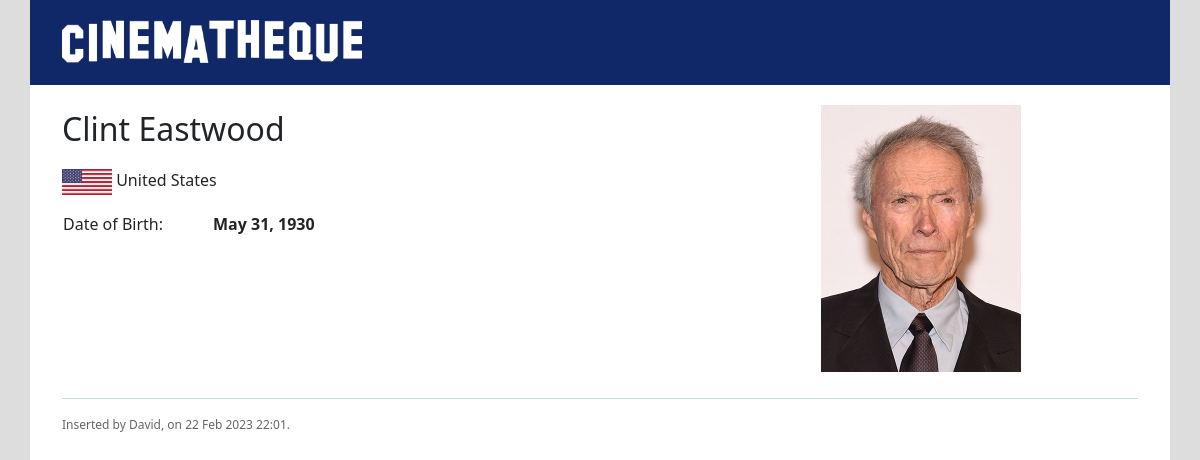
Page /persondata/2/ on the earlier database version.
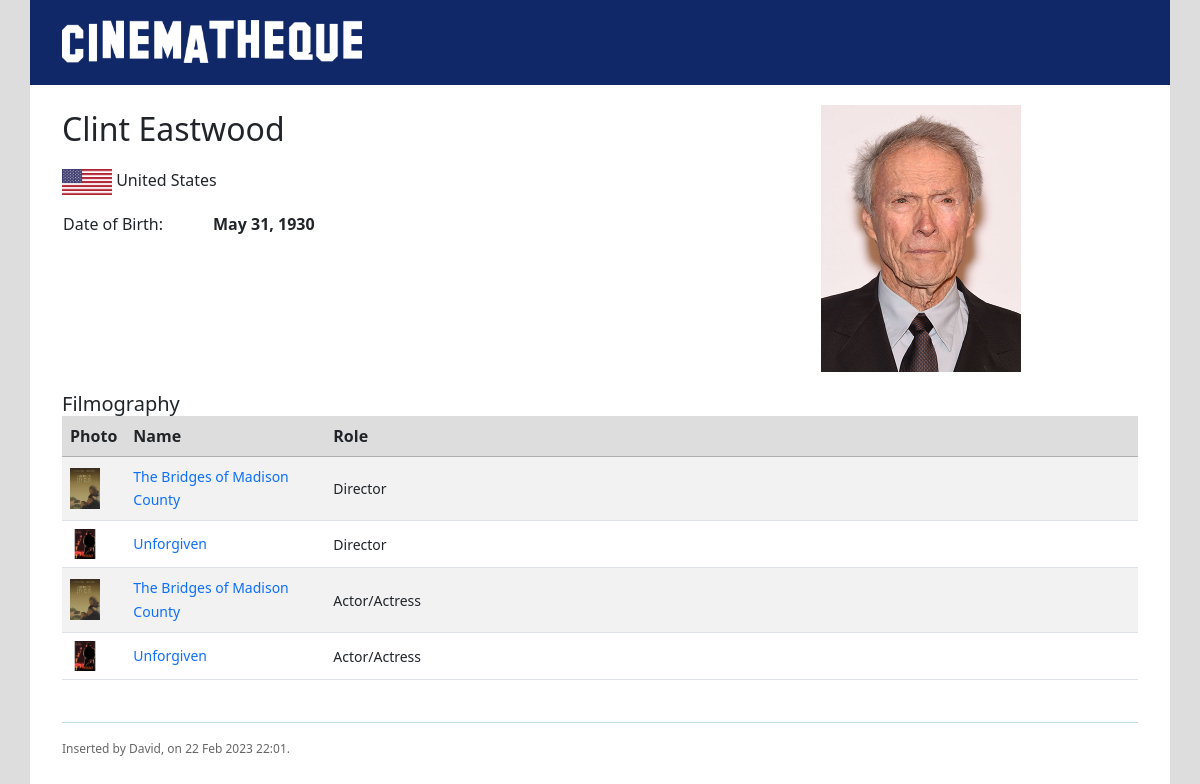
Same page on the later database version.
### core/models.py (models this page shows, shortened)
class Base(models.Model):
    DateTimeOfInsert = models.DateTimeField(auto_now_add=True,auto_now=False)
    DateTimeOfLastUpdate = models.DateTimeField(auto_now=True)
    InsertUser = models.ForeignKey( settings.AUTH_USER_MODEL, null=True, blank=True,
                                    on_delete=models.CASCADE, related_name='+' )
    LastUpdateUser = models.ForeignKey( settings.AUTH_USER_MODEL, null=True, blank=True,
                                         on_delete=models.CASCADE, related_name='+' )
    class Meta:
        abstract = True

class Person(Base):
    Name = models.CharField(max_length=60)
    DateOfBirth = models.DateField(auto_now=False, null=True, blank=True)
    DateOfDeath = models.DateField(auto_now=False, null=True, blank=True)
    CountryOfBirth = models.ForeignKey(Country, null=True, blank=True, on_delete=models.DO_NOTHING)
    Photo = models.ImageField(upload_to='person_photos', null=True, blank=True)
    def __str__(self):
        return self.Name

class Country(Base):
    NameEN = models.CharField(max_length=60)
    NamePT_BR = models.CharField(max_length=60)
    Flag = models.ImageField(upload_to='countries_flags/', null=True, blank=True)
    def __str__(self):
        return self.NameEN
    class Meta:
        verbose_name_plural = 'Countries'

class Membership(models.Model):
    Person = models.ForeignKey(Person, on_delete=models.CASCADE)
    Artwork = models.ForeignKey(Artwork, on_delete=models.CASCADE)
    Role = models.ForeignKey(Role, on_delete=models.DO_NOTHING)
    class Meta:
        verbose_name = 'Membership'
        verbose_name_plural = 'Memberships'

class Artwork(Base):
    OriginalTitle = models.CharField(max_length=100)
    TitleEN = models.CharField(max_length=100, null=True, blank=True)
    TitlePT_BR = models.CharField(max_length=100, null=True, blank=True)
    TypeOfArtwork = models.ForeignKey(TypeOfArtwork, on_delete=models.DO_NOTHING)
    ReleaseYear = models.IntegerField(null=True, blank=True)
    RunTime = models.IntegerField(null=True, blank=True)
    Image = models.ImageField(upload_to='artwork_photos', null=True, blank=True)
    OriginalLanguage = models.ForeignKey(Language, null=True, blank=True, on_delete=models.DO_NOTHING)
    Country = models.ForeignKey(Country, null=True, blank=True, on_delete=models.DO_NOTHING)
    Genres = models.ManyToManyField(Genre, null=True, blank=True)
    Distributors = models.ManyToManyField(Distributor, null=True, blank=True)
    Members = models.ManyToManyField(Person, null=True, blank=True, through='Membership')
    def Title(self):
        return self.TitleEN if self.TitleEN else self.OriginalTitle
    def __str__(self):
        return self.Title()

class Role(Base):
    NameEN = models.CharField(max_length=30)
    NamePT_BR = models.CharField(max_length=30)
    def __str__(self):
        return self.NameEN

### core/views.py (the view)
# urls.py: re_path(r'persondata/(?P<id>\d+)/$', personData, name='core_person_data'),
def personData(request, id):
    person = Person.objects.get(id=id)
    artworks = Membership.objects.filter(Person=person).order_by('Role_id', 'Artwork__OriginalTitle')
    data = { 'person': person,
             'artworks': artworks}
    return render(request, 'core/persondata.html', data)

### core/templates/core/persondata.html (shortened to what this page needs)
{% extends "baseindex.html" %}
{% load static %}
{% block contents %}
    <div class="row row-cols-1">
        <div class="col-sm-7" style="padding-bottom: 8px">
            <span class="titledetail">{{person}}</span><BR>
              <div class="legenddetail celldetails">
                  {% if person.CountryOfBirth.Flag %}
                    <img src="{{person.CountryOfBirth.Flag.url}}" width="50"/>
                  {% endif %}
                  {% if person.CountryOfBirth %}
                      {{person.CountryOfBirth}}
                  {% endif %}
              </div>
              <table>
                  <tr>
                      <td width="150px"></td>
                      <td></td>
                  </tr>
                  {% if person.DateOfBirth %}
                  <tr>
                    <td class="celldetails"><span class="legenddetail">Date of Birth:</span></td>
                    <td class="celldetails"><span class="datadetail">{{person.DateOfBirth}}</span></td>
                  </tr>
                  {% endif %}
              </table>
        </div>
        <div class="col-sm-5" style="display: flex; justify-content: space-around;">
            {% if person.Photo %}
                <img src="{{person.Photo.url}}" width="200"/>
            {% else %}
                <img src="{% static 'img/no_img.png' %}" width="300"/>
            {% endif %}
        </div>
    </div>
    {% if artworks %}
        <h5  style="padding-top: 20px">Filmography</h5>
        <div class="col">
         <table class="table table-striped">
             <thead class="bgheadlist">
               <tr>
                 <th scope="col">Photo</th>
                 <th scope="col">Name</th>
                 <th scope="col">Role</th>
               </tr>
             </thead>
             <tbody>
             {% for artwork in artworks %}
               <tr>
                 <td width="60px" style="vertical-align: middle">
                    <a href="{% url 'core_artwork_data' artwork.Artwork.id %}">
                        {% if artwork.Artwork.Image %}
                            <img src="{{artwork.Artwork.Image.url}}" width="30px"/>
                        {% else %}
                            <img src="{% static 'img/no_img.png' %}" width="30px"/>
                        {% endif %}
                    </a>
                 </td>
                 <td width="200px" style="vertical-align: middle">
                     <h6>
                        <a class="griddetails" href="{% url 'core_artwork_data' artwork.Artwork.id %}">
                            {{artwork.Artwork}}
                        </a>
                     </h6>
                 </td>
                 <td style="vertical-align: middle">
                     <span class="griddetails">{{artwork.Role}}</span>
                 </td>
               </tr>
               {% endfor%}
             </tbody>
         </table>
        </div>
    {% endif %}
        <div class="text-success" style="padding-top: 10px">
            <hr>
        </div>
        <p style="font-size: 12px">
        Inserted by {{person.InsertUser|capfirst}}, on {{person.DateTimeOfInsert|date:"d M Y H:i"}}.<BR>
        </p>
{% endblock %}

### templates/baseindex.html (shortened to what this page needs)
{% load static %}
<!DOCTYPE html>
<html lang="en">
<head>
    <link rel="stylesheet" href="{% static 'bootstrap/css/bootstrap.css' %}">
    <link rel="stylesheet" href="https://maxcdn.bootstrapcdn.com/font-awesome/4.7.0/css/font-awesome.min.css">
    <link rel="stylesheet" href="{% static 'style.css' %}">
    <link rel="stylesheet" href="{% static 'login.css' %}">
</head>
<body style="background: #DDDDDD; min-height: 100%;">
    <div class="container" style="background: #FFFFFF; min-height: 100%">
        <div class="row" style="background: #102768; height: 85px; padding: 20px">
            <a href="{% url 'core_index' %}">
              <img src="{% static 'img/logoCinematheque.png' %}" width="300px">
            </a>
        </div>
        <div style="padding-top: 20px; padding-left: 20px; padding-right: 20px;">
            {% block contents %}
            {% endblock %}
        </div>
    </div>
</body>
</html>

### static/style.css (style rules this page uses)
a { text-decoration: none; }
.bgheadlist { background-color: #dddddd!important; border-bottom: 2px; border-color: #afafaf; }

### static/login.css (style rules this page uses)
a { font-size: 14px; line-height: 1.7; margin: 0px; transition: all 0.4s; -webkit-transition: all 0.4s; text-decoration: none; -o-transition: all 0.4s; -moz-transition: all 0.4s; }
h1,h2,h3,h4,h5,h6 { margin: 0px; }
p { font-size: 14px; line-height: 1.7; color: #666666; margin: 0px; }
hr { box-sizing: content-box; height: 0; overflow: visible; }
a { background-color: transparent; -webkit-text-decoration-skip: objects; }
img { border-style: none; }
html { height: 100%; }
* { box-sizing: border-box; }
.datadetail { font-weight: bold; }
.titledetail { font-size: calc(1.325rem + 0.9vw); font-weight: 500; }
.celldetails { padding-top: 15px; vertical-align: top; }
.griddetails { font-size: 14px }

### templates/baseindex.html (style rules this page uses)
html, body { height: 100%; margin: 0; }

Differences in the rows shown:
added Membership: Artwork.Image (picture), Artwork "The Bridges of Madison County", Role "Director"
added Membership: Artwork.Image (picture), Artwork "Unforgiven", Role "Director"
added Membership: Artwork.Image (picture), Artwork "The Bridges of Madison County", Role "Actor/Actress"
added Membership: Artwork.Image (picture), Artwork "Unforgiven", Role "Actor/Actress"
Other differences:
text now shown: "Filmography Photo Name Role"
